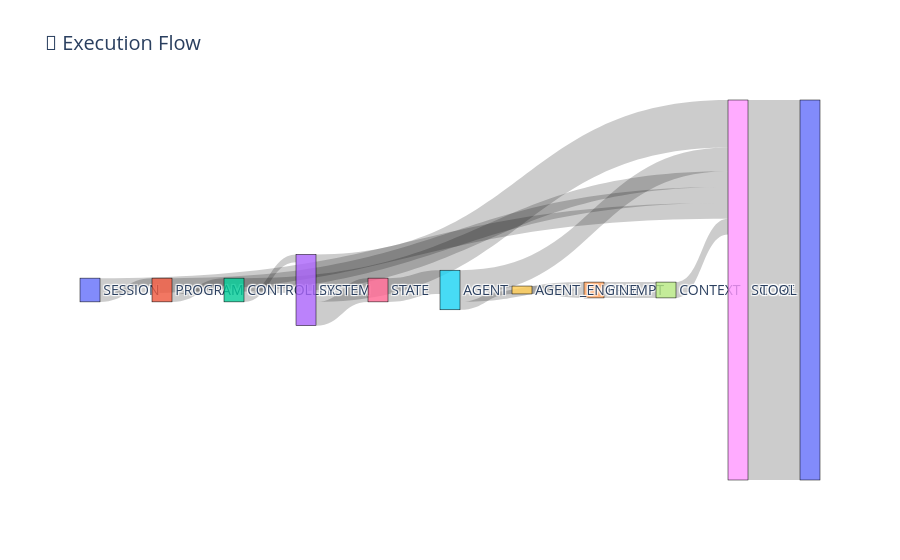

The notebook cell saved with this chart:
### Markdown cell above
### 🧩 Execution Flow (Provider Type Nesting)

This Sankey diagram visualizes the hierarchical execution path taken by the system during a program run.

#### 🔍 What this code does:
- The code groups log entries (`provider_log`) by their `called_by_type` (who invoked them) and `provider_type` (what kind of provider was called).
- It then builds a flow network showing how control moves from one provider type to the next.
- The width of each band represents the number of calls made along that path.

#### 🧠 What you're seeing in the chart:
- **Left-to-right flow** from high-level providers like `session`, `program`, and `controller`, down to mid-level like `system` and `state`, and finally to low-level workers like `agent`, `score`, and `tool`.
- **Wider bands** indicate more frequent interactions. For example, the `state → score` and `score → tool` flows are thick, indicating heavy evaluation and tool usage.
- **Branching paths** (e.g., from `agent` to `score`, `tool`, `agent_engine`) reveal the dependencies that agents rely on to make decisions.

This diagram is useful for identifying:
- Execution bottlenecks
- Overused subsystems
- System architecture layering

It’s a high-level snapshot of how components orchestrate a complete run.

### Code cell
import plotly.graph_objects as go

# Step 1: Clean copy
df_sankey = df.copy()

# Step 2: Simplify labels to suffix
df_sankey["source"] = df_sankey["called_by_type"].fillna("start")
df_sankey["target"] = df_sankey["provider_type"]
df_sankey["source_label"] = df_sankey["source"].apply(lambda x: str(x).split(".")[-1])
df_sankey["target_label"] = df_sankey["target"].apply(lambda x: str(x).split(".")[-1])

# Step 3: Enforce node order by appearance in time
ordered_labels = pd.concat([df_sankey["source_label"], df_sankey["target_label"]], ignore_index=True).dropna().unique().tolist()
node_indices = {label: i for i, label in enumerate(ordered_labels)}

# Step 4: Build link data
link_data = (
    df_sankey.groupby(["source_label", "target_label"])
    .size()
    .reset_index(name="count")
    .assign(
        source_idx=lambda d: d["source_label"].map(node_indices),
        target_idx=lambda d: d["target_label"].map(node_indices)
    )
)

# Step 5: Plot Sankey
fig = go.Figure(go.Sankey(
    node=dict(
        pad=15,
        thickness=20,
        line=dict(color="black", width=0.5),
        label=ordered_labels
    ),
    link=dict(
        source=link_data["source_idx"],
        target=link_data["target_idx"],
        value=link_data["count"]
    )
))

fig.update_layout(title_text="🧩 Execution Flow", font_size=14)
fig.show()

### Figure 1 — Plotly figure (JSON) as saved in the notebook; plotly's stock layout.template omitted (floating-point values rounded to 4 significant figures)
{"data": [{"link": {"source": [5, 5, 5, 9, 7, 2, 2, 1, 1, 4, 8, 0, 0, 6, 3, 3], "target": [9, 4, 8, 4, 8, 8, 3, 2, 8, 7, 10, 1, 8, 5, 8, 6], "value": [1, 1, 3, 1, 2, 2, 1, 1, 2, 2, 48, 1, 2, 3, 6, 3]}, "node": {"label": ["SESSION", "PROGRAM", "CONTROLLER", "SYSTEM", "PROMPT", "AGENT", "STATE", "CONTEXT", "SCORE", "AGENT_ENGINE", "TOOL"], "line": {"color": "black", "width": 0.5}, "pad": 15, "thickness": 20}, "type": "sankey"}], "layout": {"font": {"size": 14}, "title": {"text": "🧩 Execution Flow"}}}
